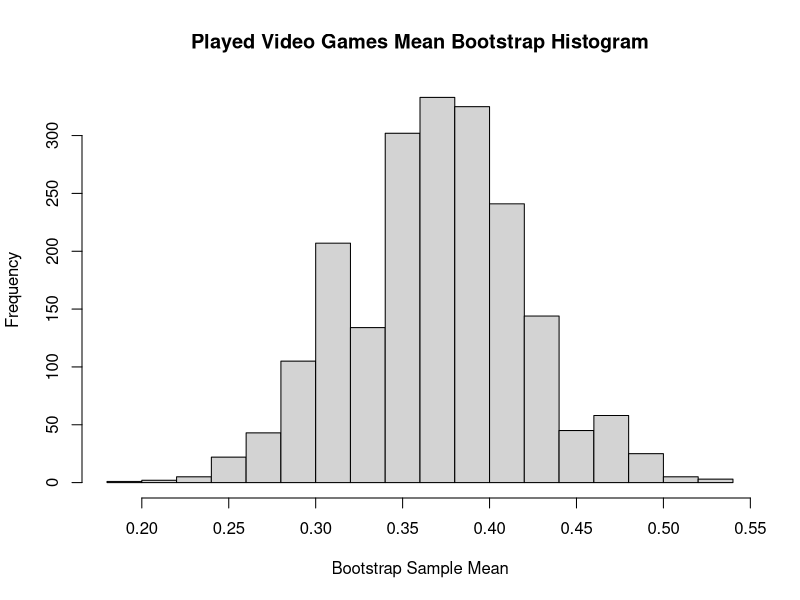
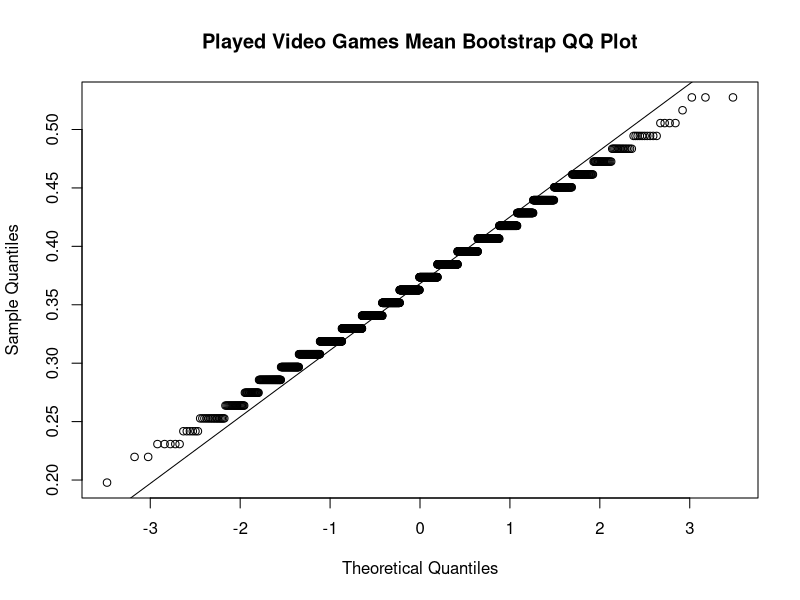
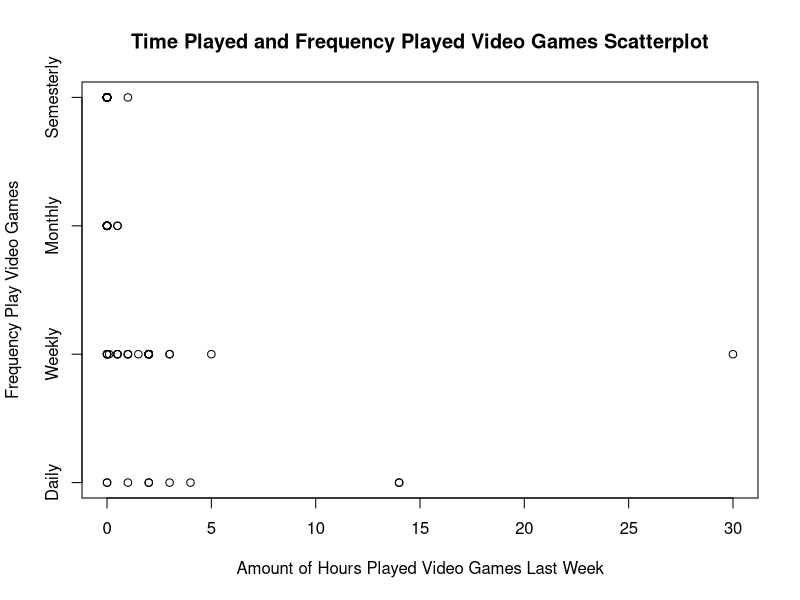
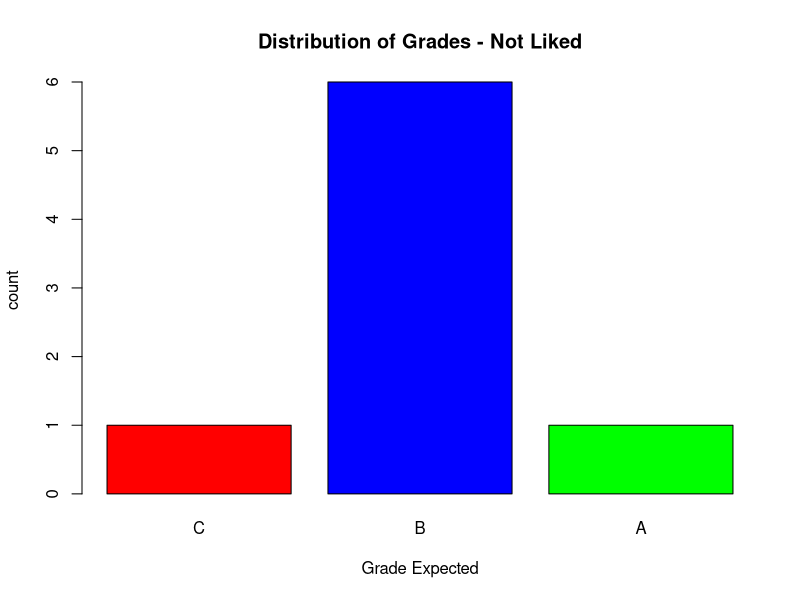
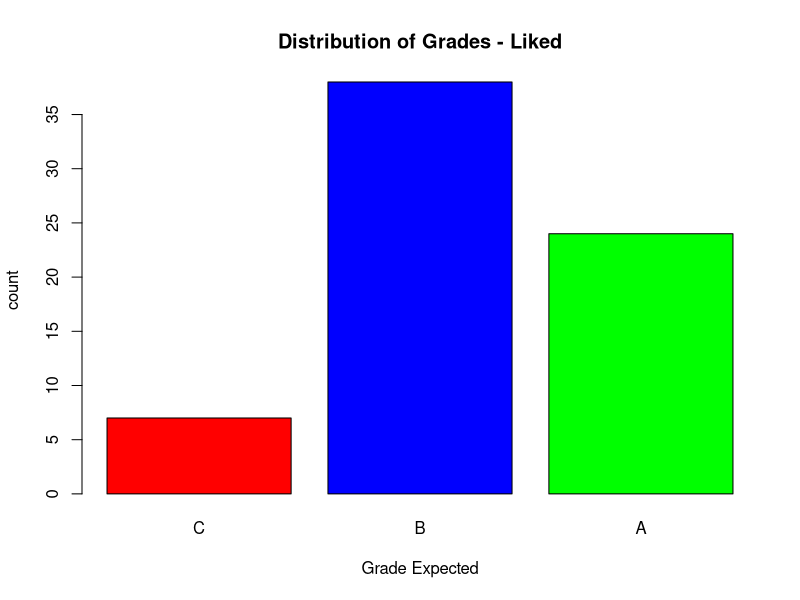
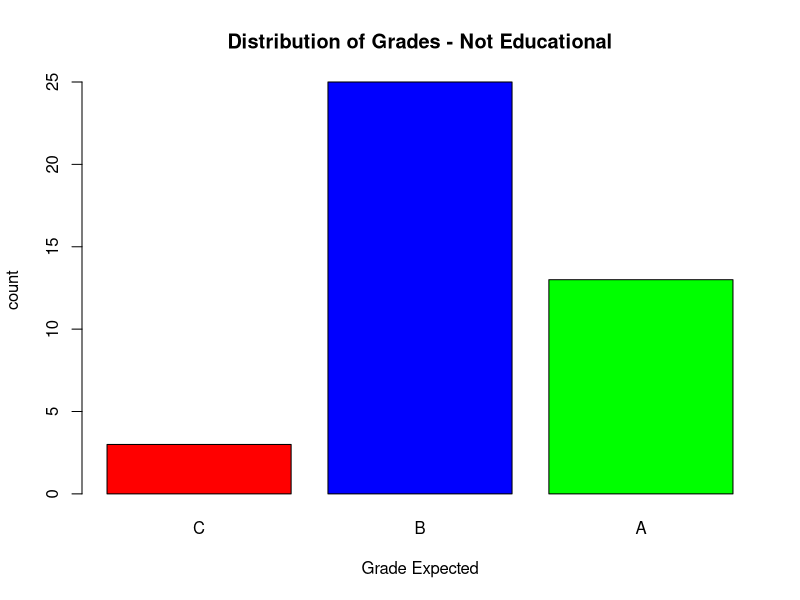
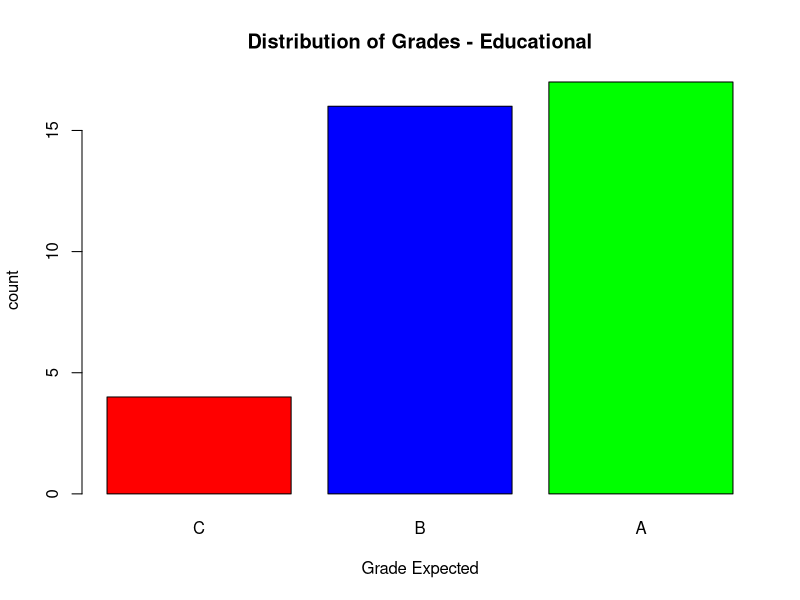

Generate these figures, in order, with R:
## ---- chunk 1
# Read in the csv file 
video_df <- read.csv('data/video_fixed.csv')
# removes the last row (all NA values)
video_df <- video_df[-nrow(video_df),]
video_df
## ---- chunk 2
# Clean video multiple df
#read in csv file
video_multiple_df <- read.csv('data/video_multiple_fixed.csv')
#sets first row as col names
colnames(video_multiple_df) <- video_multiple_df[1,]
#removes the first row
video_multiple_df <- video_multiple_df[-1, ] 
video_multiple_df
## ---- chunk 3
# Clean video_df
video_df$like[video_df$like==99] <- NA
video_df$where[video_df$where==99] <- NA
video_df$freq[video_df$freq==99] <- NA
video_df$busy[video_df$busy==99] <- NA
video_df$educ[video_df$educ==99] <- NA
video_df$math[video_df$math==99] <- NA
video_df$work[video_df$work==99] <- NA
video_df$cdrom[video_df$cdrom==99] <- NA
## ---- chunk 4
#SCENARIO 1
played.videogames <- video_df$time
played.videogames[played.videogames > 0] <- 1
played.videogames

# t.test(played_videogames)

#BOOTSTRAPPING
n <- 91
N = 314
ind.boot <- sample.int(n, size=N, replace=TRUE)
boot.played.videogames <- played.videogames[ind.boot]
B <- 2000
boot.played.videogames.mean <- rep(NA, B)
for(i in 1:B) {
        ind <- sample.int(N, size=n, replace=TRUE)
        boot <- boot.played.videogames[ind]
        boot.played.videogames.mean[i] <- mean(boot)
}

# Fraction of kids that played video games the week before the test
sample.mean <- mean(played.videogames)
sample.mean

# Estimate of fraction of kids that played vgs before the test using bootstrap
bootstrap.mean <- mean(boot.played.videogames.mean)
bootstrap.mean

# Confidence Interval (Bootstrap Sample Means)
boot.played.videogames.sd <- sd(boot.played.videogames.mean)
boot.played.videogames.sd

boot.played.videogames.ci <- c(bootstrap.mean - 1.96*boot.played.videogames.sd, bootstrap.mean + + 1.96*boot.played.videogames.sd)
# Confidence Interval = 95% (Where z = 1.96)
boot.played.videogames.ci

# 0.025-quantile and 0.975 quantile of the bootstrap sample means (Interval Estimate)
boot.played.videogames.qqi <- c(quantile(bootstrap.mean, 0.025), quantile(bootstrap.mean, 0.975))
boot.played.videogames.qqi

# Create directory to save graphs 
dir.create(file.path("graphs"), showWarnings = FALSE)

# Histrogram and QQ Plot Generations
hist(boot.played.videogames.mean, main="Played Video Games Mean Bootstrap Histogram", xlab="Bootstrap Sample Mean")
dev.copy(png,'graphs/scen1histogram.png')
dev.off()
qqnorm(boot.played.videogames.mean, main="Played Video Games Mean Bootstrap QQ Plot")
qqline(boot.played.videogames.mean)
dev.copy(png,'graphs/scen1qqline.png')
dev.off()
## ---- chunk 5
#SCENARIO 2
#video_df$freq[video_df$freq==99] <- NA
video_df

plot(video_df$time, video_df$freq, main="Time Played and Frequency Played Video Games Scatterplot", 
        xlab="Amount of Hours Played Video Games Last Week", ylab="Frequency Play Video Games", yaxt="n")
axis(2, at=1:4, labels=list("Daily", "Weekly", "Monthly", "Semesterly"))
dev.copy(png,'graphs/scen2scatter.png')
dev.off()
cor(video_df$time, video_df$freq, use = "complete.obs")
## Too low to mean anything
## result of bias to the data as asked about playing video games the week before a midterm. 

## ---- chunk 6
#SCENARIO 6
#split into not played (5 and 1)
not_liked = video_df[video_df$like == 1 | video_df$like == 5,]
#split into played (2, 3, 4)
liked = video_df[video_df$like==2|video_df$like==2|video_df$like==3,]
barplot(table(not_liked$grade),names.arg=c('C','B','A'),col = c('red','blue','green') ,main= 'Distribution of Grades - Not Liked', border=TRUE,
        xlab='Grade Expected', ylab='count')
barplot(table(liked$grade),names.arg=c('C','B','A'),col = c('red','blue','green') ,main= 'Distribution of Grades - Liked', border=TRUE,
        xlab='Grade Expected', ylab='count')

## ---- chunk 7
educ1 = video_df[video_df$educ==1,]
educ0 = video_df[video_df$educ==0,]
   
barplot(table(educ0$grade),names.arg=c('C','B','A'),col = c('red','blue','green') ,main= 'Distribution of Grades - Not Educational', border=TRUE,
        xlab='Grade Expected', ylab='count')
barplot(table(educ1$grade),names.arg=c('C','B','A'),col = c('red','blue','green') ,main= 'Distribution of Grades - Educational', border=TRUE,
        xlab='Grade Expected', ylab='count')
